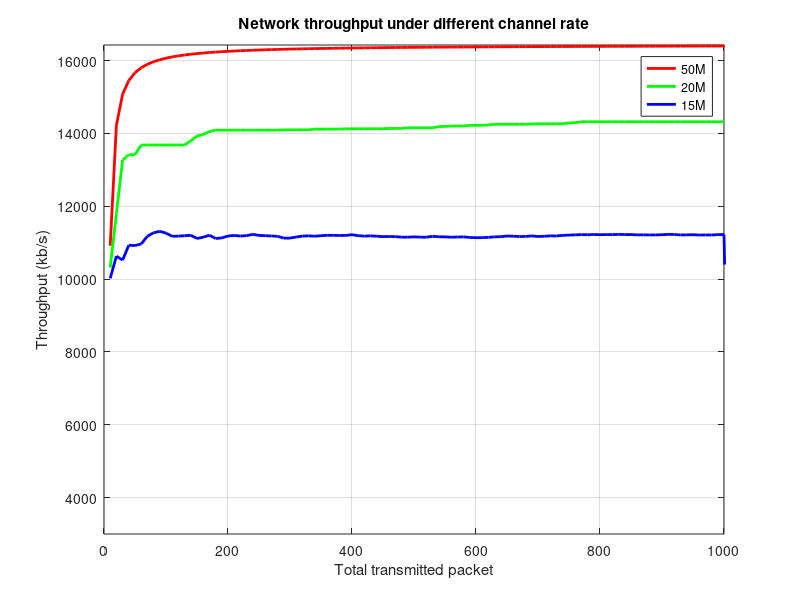

Here is the MATLAB script that generated this plot:
%p2p rate = 5Mbps, p2p delay = 2ms
%csma rate = 100Mbps, csma delay = 6560ns
data0 = dlmread('mysecond_3_1-1000_001_1024_speed0.txt'); 
throughput0 = data0(:,1)';
dataLength0 = length(throughput0);
maxPacket0 = [1:dataLength0];
maxPacket0 = 10*maxPacket0;

%p2p rate = 5Mbps, p2p delay = 2ms
%csma rate = 50Mbps, csma delay = 6560ns
data1 = dlmread('mysecond_3_1-1000_001_1024_speed1.txt'); 
throughput1 = data1(:,1)';
dataLength1 = length(throughput1);
maxPacket1 = [1:dataLength1];
maxPacket1 = 10*maxPacket1;

%p2p rate = 5Mbps, p2p delay = 2ms
%csma rate = 20Mbps, csma delay = 6560ns
data5 = dlmread('mysecond_3_1-1000_001_1024_speed5.txt'); 
throughput5 = data5(:,1)';
dataLength5 = length(throughput5);
maxPacket5 = [1:dataLength5];
maxPacket5 = 10*maxPacket5;

%p2p rate = 5Mbps, p2p delay = 2ms
%csma rate = 15Mbps, csma delay = 6560ns
data6 = dlmread('mysecond_3_1-1000_001_1024_speed6.txt'); 
throughput6 = data6(:,1)';
dataLength6 = length(throughput6);
maxPacket6 = [1:dataLength6];
maxPacket6 = 10*maxPacket6;

for ii=1:(length(throughput5)-1)
    if(throughput5(ii+1) < throughput5(ii))
        throughput5(ii+1) = throughput5(ii);
    end
end

figure;
%G0 = plot(maxPacket0,throughput0,'r','linewidth',2);
%hold on;
%G2 = plot(maxPacket2,throughput2,'b','linewidth',2);
%hold on;
%G3 = plot(maxPacket3,throughput3,'g','linewidth',2);
%hold on;
G1 = plot(maxPacket1,throughput1,'r','linewidth',2);
hold on;
G5 = plot(maxPacket5,throughput5,'g','linewidth',2);
hold on;
G6 = plot(maxPacket6,throughput6,'b','linewidth',2);


axis([0,1000,-inf,inf]);
hleg = legend('50M','20M','15M','location','NorthEast');
grid on;
title('Network throughput under different channel rate','FontSize',11);
xlabel('Total transmitted packet','FontSize',11);
ylabel('Throughput (kb/s)','FontSize',11);